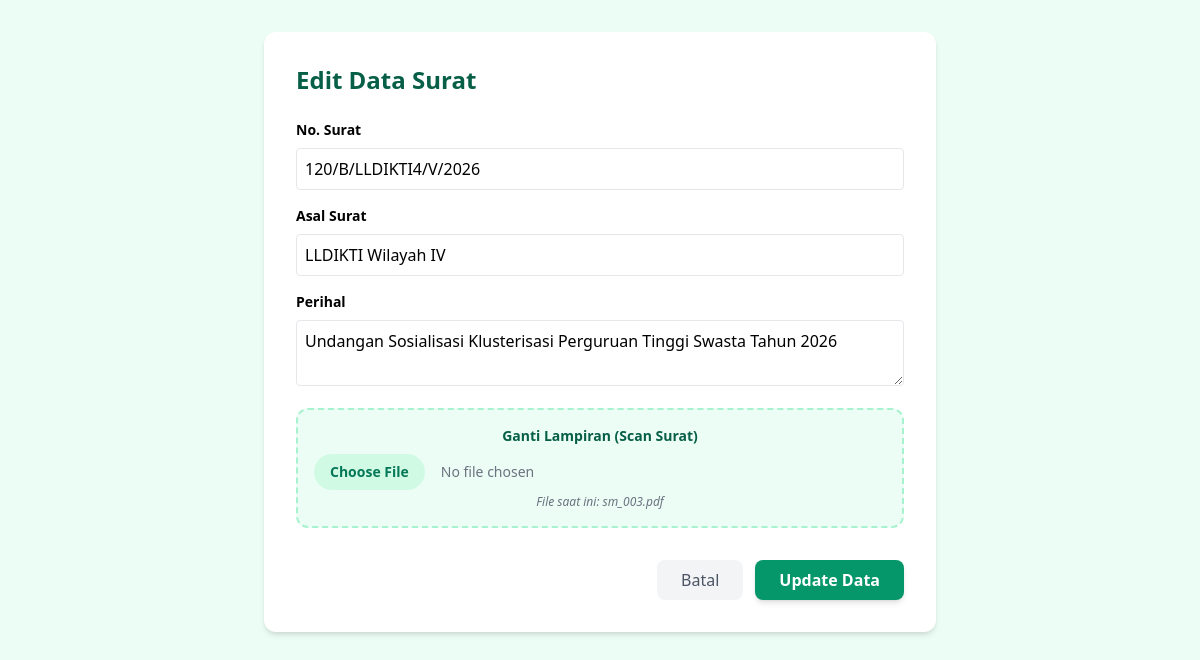
/edit-surat-masuk.php?id=1, run on the app's committed database.
### tables this page shows
CREATE TABLE `surat_masuk` (
  `id_surat_masuk` int(11) NOT NULL,
  `no_agenda` varchar(50) NOT NULL,
  `no_surat` varchar(100) NOT NULL,
  `asal_surat` varchar(150) NOT NULL,
  `perihal` text NOT NULL,
  `tgl_surat` date NOT NULL,
  `tgl_terima` date NOT NULL,
  `file_surat` varchar(255) DEFAULT NULL,
  `id_user` int(11) DEFAULT NULL,
  `id_surat` int(11) GENERATED ALWAYS AS (`id_surat_masuk`) VIRTUAL
);

### edit-surat-masuk.php (the view, shortened to what this page needs)
<?php
include "koneksi.php";
$id = $_GET['id'];
$query = $koneksi->query("SELECT * FROM surat_masuk WHERE id_surat = '$id'");
$d = $query->fetch_assoc();
?>
<!DOCTYPE html>
<html lang="id">
<head>
    <script src="https://cdn.tailwindcss.com"></script>
</head>
<body class="bg-emerald-50 p-8">
    <div class="max-w-2xl mx-auto bg-white rounded-xl shadow-md p-8">
        <h2 class="text-2xl font-bold text-emerald-800 mb-6">Edit Data Surat</h2>
        <form action="proses-edit-surat.php" method="POST" enctype="multipart/form-data">
            <div class="mb-4">
                <label class="block text-sm font-bold mb-2">No. Surat</label>
                <input type="text" name="no_surat" value="<?php echo $d['no_surat']; ?>" class="w-full border p-2 rounded">
            </div>
            <div class="mb-4">
                <label class="block text-sm font-bold mb-2">Asal Surat</label>
                <input type="text" name="asal_surat" value="<?php echo $d['asal_surat']; ?>" class="w-full border p-2 rounded">
            </div>
            <div class="mb-4">
                <label class="block text-sm font-bold mb-2">Perihal</label>
                <textarea name="perihal" class="w-full border p-2 rounded"><?php echo $d['perihal']; ?></textarea>
            </div>
            <div class="mb-8 p-4 bg-emerald-50 border-2 border-dashed border-emerald-200 rounded-xl text-center">
                <label class="block text-sm font-bold text-emerald-800 mb-2">Ganti Lampiran (Scan Surat)</label>
                <input type="file" name="file_surat" class="block w-full text-sm text-gray-500 file:mr-4 file:py-2 file:px-4 file:rounded-full file:border-0 file:text-sm file:font-semibold file:bg-emerald-100 file:text-emerald-700 hover:file:bg-emerald-200 cursor-pointer" accept=".pdf,.jpg,.jpeg,.png">
                <p class="text-xs text-gray-500 mt-1 italic">File saat ini: <?php echo $d['file_surat'] ?: 'Tidak ada lampiran'; ?></p>
            </div>
            <div class="flex justify-end space-x-3">
                <a href="surat-masuk.php"
                class="px-6 py-2 bg-gray-100 text-gray-600 rounded-lg hover:bg-gray-200 transition font-medium">
                Batal
                </a>
                <button type="submit"
                        class="px-6 py-2 bg-emerald-600 text-white rounded-lg hover:bg-emerald-700 transition font-bold shadow-md">
                        Update Data
                </button>
            </div>
        </form>
    </div>
</body>
</html>

### data on the page
surat_masuk: no_surat "120/B/LLDIKTI4/V/2026", asal_surat "LLDIKTI Wilayah IV", perihal "Undangan Sosialisasi Klusterisasi Perguruan Tinggi Swasta Tahun 2026", file_surat "sm_003.pdf"
